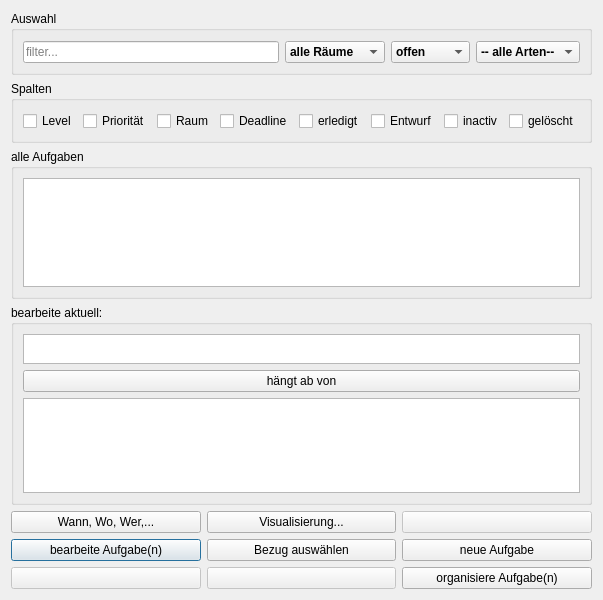
<?xml version="1.0" encoding="UTF-8"?>
<ui version="4.0">
 <class>Dialog</class>
 <widget class="QDialog" name="Dialog">
  <property name="geometry">
   <rect>
    <x>0</x>
    <y>0</y>
    <width>540</width>
    <height>580</height>
   </rect>
  </property>
  <property name="windowTitle">
   <string>Organisation</string>
  </property>
  <property name="sizeGripEnabled">
   <bool>false</bool>
  </property>
  <layout class="QVBoxLayout" name="layout">
   <item>
    <widget class="QGroupBox" name="groupBox">
     <property name="title">
      <string>Auswahl</string>
     </property>
     <layout class="QHBoxLayout" name="statusLayout">
      <property name="topMargin">
       <number>10</number>
      </property>
      <item>
       <widget class="QLineEdit" name="field_filter">
        <property name="toolTip">
         <string/>
        </property>
        <property name="inputMask">
         <string/>
        </property>
        <property name="text">
         <string/>
        </property>
        <property name="maxLength">
         <number>32767</number>
        </property>
        <property name="frame">
         <bool>true</bool>
        </property>
        <property name="dragEnabled">
         <bool>true</bool>
        </property>
        <property name="placeholderText">
         <string>filter...</string>
        </property>
        <property name="cursorMoveStyle">
         <enum>Qt::LogicalMoveStyle</enum>
        </property>
        <property name="clearButtonEnabled">
         <bool>true</bool>
        </property>
       </widget>
      </item>
      <item>
       <widget class="QComboBox" name="space">
        <property name="sizePolicy">
         <sizepolicy hsizetype="Preferred" vsizetype="Fixed">
          <horstretch>0</horstretch>
          <verstretch>0</verstretch>
         </sizepolicy>
        </property>
        <property name="minimumSize">
         <size>
          <width>100</width>
          <height>0</height>
         </size>
        </property>
        <property name="font">
         <font>
          <weight>75</weight>
          <bold>true</bold>
         </font>
        </property>
        <property name="toolTip">
         <string>Raum</string>
        </property>
        <property name="editable">
         <bool>false</bool>
        </property>
        <property name="currentText">
         <string>alle Räume</string>
        </property>
        <property name="currentIndex">
         <number>0</number>
        </property>
        <property name="maxVisibleItems">
         <number>12</number>
        </property>
        <item>
         <property name="text">
          <string>alle Räume</string>
         </property>
        </item>
       </widget>
      </item>
      <item>
       <widget class="QComboBox" name="status">
        <property name="font">
         <font>
          <weight>75</weight>
          <bold>true</bold>
         </font>
        </property>
        <property name="toolTip">
         <string>Status</string>
        </property>
        <item>
         <property name="text">
          <string>offen</string>
         </property>
        </item>
        <item>
         <property name="text">
          <string>Entwurf</string>
         </property>
        </item>
        <item>
         <property name="text">
          <string>inaktiv</string>
         </property>
        </item>
        <item>
         <property name="text">
          <string>erledigt</string>
         </property>
        </item>
        <item>
         <property name="text">
          <string>gelöscht</string>
         </property>
        </item>
        <item>
         <property name="text">
          <string>-- alles --</string>
         </property>
        </item>
       </widget>
      </item>
      <item>
       <widget class="QComboBox" name="ilk">
        <property name="font">
         <font>
          <weight>75</weight>
          <italic>false</italic>
          <bold>true</bold>
         </font>
        </property>
        <property name="toolTip">
         <string>Art</string>
        </property>
        <item>
         <property name="text">
          <string>-- alle Arten--</string>
         </property>
        </item>
        <item>
         <property name="text">
          <string>Aufgabe</string>
         </property>
        </item>
        <item>
         <property name="text">
          <string>Gewohnheit</string>
         </property>
        </item>
        <item>
         <property name="text">
          <string>Tradition</string>
         </property>
        </item>
        <item>
         <property name="text">
          <string>Routine</string>
         </property>
        </item>
       </widget>
      </item>
     </layout>
    </widget>
   </item>
   <item>
    <widget class="QGroupBox" name="horizontalGroupBox">
     <property name="title">
      <string>Spalten</string>
     </property>
     <layout class="QHBoxLayout" name="horizontalLayout">
      <property name="topMargin">
       <number>10</number>
      </property>
      <item>
       <widget class="QCheckBox" name="check_level">
        <property name="text">
         <string>Level</string>
        </property>
       </widget>
      </item>
      <item>
       <widget class="QCheckBox" name="check_priority">
        <property name="text">
         <string>Priorität</string>
        </property>
       </widget>
      </item>
      <item>
       <widget class="QCheckBox" name="check_space">
        <property name="text">
         <string>Raum</string>
        </property>
       </widget>
      </item>
      <item>
       <widget class="QCheckBox" name="check_deadline">
        <property name="text">
         <string>Deadline</string>
        </property>
       </widget>
      </item>
      <item>
       <widget class="QCheckBox" name="check_done">
        <property name="text">
         <string>erledigt</string>
        </property>
       </widget>
      </item>
      <item>
       <widget class="QCheckBox" name="check_draft">
        <property name="text">
         <string>Entwurf</string>
        </property>
       </widget>
      </item>
      <item>
       <widget class="QCheckBox" name="check_inactive">
        <property name="text">
         <string>inactiv</string>
        </property>
       </widget>
      </item>
      <item>
       <widget class="QCheckBox" name="check_deleted">
        <property name="text">
         <string>gelöscht</string>
        </property>
       </widget>
      </item>
     </layout>
    </widget>
   </item>
   <item>
    <widget class="QGroupBox" name="groupBox_2">
     <property name="sizePolicy">
      <sizepolicy hsizetype="Preferred" vsizetype="MinimumExpanding">
       <horstretch>0</horstretch>
       <verstretch>20</verstretch>
      </sizepolicy>
     </property>
     <property name="minimumSize">
      <size>
       <width>0</width>
       <height>150</height>
      </size>
     </property>
     <property name="title">
      <string>alle Aufgaben</string>
     </property>
     <layout class="QVBoxLayout" name="verticalLayout_2">
      <item>
       <widget class="QTableWidget" name="tasks_table">
        <property name="sizePolicy">
         <sizepolicy hsizetype="Preferred" vsizetype="Expanding">
          <horstretch>1</horstretch>
          <verstretch>20</verstretch>
         </sizepolicy>
        </property>
        <property name="minimumSize">
         <size>
          <width>0</width>
          <height>50</height>
         </size>
        </property>
        <property name="font">
         <font>
          <family>Segoe UI</family>
          <weight>75</weight>
          <bold>true</bold>
         </font>
        </property>
        <property name="autoFillBackground">
         <bool>false</bool>
        </property>
        <property name="styleSheet">
         <string notr="true"/>
        </property>
        <property name="midLineWidth">
         <number>0</number>
        </property>
        <property name="verticalScrollBarPolicy">
         <enum>Qt::ScrollBarAsNeeded</enum>
        </property>
        <property name="horizontalScrollBarPolicy">
         <enum>Qt::ScrollBarAlwaysOff</enum>
        </property>
        <property name="sizeAdjustPolicy">
         <enum>QAbstractScrollArea::AdjustToContents</enum>
        </property>
        <property name="autoScroll">
         <bool>true</bool>
        </property>
        <property name="editTriggers">
         <set>QAbstractItemView::NoEditTriggers</set>
        </property>
        <property name="tabKeyNavigation">
         <bool>true</bool>
        </property>
        <property name="showDropIndicator" stdset="0">
         <bool>true</bool>
        </property>
        <property name="dragEnabled">
         <bool>true</bool>
        </property>
        <property name="dragDropOverwriteMode">
         <bool>false</bool>
        </property>
        <property name="dragDropMode">
         <enum>QAbstractItemView::DragOnly</enum>
        </property>
        <property name="defaultDropAction">
         <enum>Qt::IgnoreAction</enum>
        </property>
        <property name="alternatingRowColors">
         <bool>true</bool>
        </property>
        <property name="selectionMode">
         <enum>QAbstractItemView::ExtendedSelection</enum>
        </property>
        <property name="selectionBehavior">
         <enum>QAbstractItemView::SelectRows</enum>
        </property>
        <property name="textElideMode">
         <enum>Qt::ElideMiddle</enum>
        </property>
        <property name="horizontalScrollMode">
         <enum>QAbstractItemView::ScrollPerPixel</enum>
        </property>
        <property name="showGrid">
         <bool>false</bool>
        </property>
        <property name="sortingEnabled">
         <bool>true</bool>
        </property>
        <property name="wordWrap">
         <bool>false</bool>
        </property>
        <property name="cornerButtonEnabled">
         <bool>false</bool>
        </property>
        <property name="columnCount">
         <number>0</number>
        </property>
        <attribute name="horizontalHeaderCascadingSectionResizes">
         <bool>true</bool>
        </attribute>
        <attribute name="horizontalHeaderDefaultSectionSize">
         <number>100</number>
        </attribute>
        <attribute name="horizontalHeaderMinimumSectionSize">
         <number>5</number>
        </attribute>
        <attribute name="horizontalHeaderStretchLastSection">
         <bool>true</bool>
        </attribute>
        <attribute name="verticalHeaderVisible">
         <bool>true</bool>
        </attribute>
        <attribute name="verticalHeaderCascadingSectionResizes">
         <bool>false</bool>
        </attribute>
        <attribute name="verticalHeaderHighlightSections">
         <bool>true</bool>
        </attribute>
        <attribute name="verticalHeaderShowSortIndicator" stdset="0">
         <bool>false</bool>
        </attribute>
        <attribute name="verticalHeaderStretchLastSection">
         <bool>false</bool>
        </attribute>
       </widget>
      </item>
     </layout>
    </widget>
   </item>
   <item>
    <widget class="QGroupBox" name="groupBox_3">
     <property name="sizePolicy">
      <sizepolicy hsizetype="Preferred" vsizetype="MinimumExpanding">
       <horstretch>0</horstretch>
       <verstretch>20</verstretch>
      </sizepolicy>
     </property>
     <property name="minimumSize">
      <size>
       <width>0</width>
       <height>200</height>
      </size>
     </property>
     <property name="title">
      <string>bearbeite aktuell:</string>
     </property>
     <property name="flat">
      <bool>false</bool>
     </property>
     <property name="checkable">
      <bool>false</bool>
     </property>
     <layout class="QVBoxLayout" name="verticalLayout">
      <item>
       <widget class="QTableWidget" name="concerned_task_table">
        <property name="enabled">
         <bool>true</bool>
        </property>
        <property name="sizePolicy">
         <sizepolicy hsizetype="Preferred" vsizetype="Fixed">
          <horstretch>1</horstretch>
          <verstretch>0</verstretch>
         </sizepolicy>
        </property>
        <property name="maximumSize">
         <size>
          <width>16777215</width>
          <height>30</height>
         </size>
        </property>
        <property name="autoFillBackground">
         <bool>false</bool>
        </property>
        <property name="frameShadow">
         <enum>QFrame::Raised</enum>
        </property>
        <property name="horizontalScrollBarPolicy">
         <enum>Qt::ScrollBarAlwaysOff</enum>
        </property>
        <property name="sizeAdjustPolicy">
         <enum>QAbstractScrollArea::AdjustToContentsOnFirstShow</enum>
        </property>
        <property name="autoScroll">
         <bool>false</bool>
        </property>
        <property name="editTriggers">
         <set>QAbstractItemView::NoEditTriggers</set>
        </property>
        <property name="tabKeyNavigation">
         <bool>false</bool>
        </property>
        <property name="showDropIndicator" stdset="0">
         <bool>false</bool>
        </property>
        <property name="dragDropOverwriteMode">
         <bool>false</bool>
        </property>
        <property name="dragDropMode">
         <enum>QAbstractItemView::NoDragDrop</enum>
        </property>
        <property name="alternatingRowColors">
         <bool>false</bool>
        </property>
        <property name="selectionMode">
         <enum>QAbstractItemView::NoSelection</enum>
        </property>
        <property name="selectionBehavior">
         <enum>QAbstractItemView::SelectRows</enum>
        </property>
        <property name="textElideMode">
         <enum>Qt::ElideMiddle</enum>
        </property>
        <property name="horizontalScrollMode">
         <enum>QAbstractItemView::ScrollPerPixel</enum>
        </property>
        <property name="showGrid">
         <bool>false</bool>
        </property>
        <property name="sortingEnabled">
         <bool>true</bool>
        </property>
        <property name="wordWrap">
         <bool>false</bool>
        </property>
        <property name="cornerButtonEnabled">
         <bool>false</bool>
        </property>
        <property name="rowCount">
         <number>1</number>
        </property>
        <property name="columnCount">
         <number>1</number>
        </property>
        <attribute name="horizontalHeaderVisible">
         <bool>false</bool>
        </attribute>
        <attribute name="horizontalHeaderDefaultSectionSize">
         <number>0</number>
        </attribute>
        <attribute name="horizontalHeaderHighlightSections">
         <bool>false</bool>
        </attribute>
        <attribute name="horizontalHeaderMinimumSectionSize">
         <number>0</number>
        </attribute>
        <attribute name="horizontalHeaderShowSortIndicator" stdset="0">
         <bool>false</bool>
        </attribute>
        <attribute name="verticalHeaderVisible">
         <bool>false</bool>
        </attribute>
        <attribute name="verticalHeaderDefaultSectionSize">
         <number>30</number>
        </attribute>
        <attribute name="verticalHeaderHighlightSections">
         <bool>false</bool>
        </attribute>
        <attribute name="verticalHeaderMinimumSectionSize">
         <number>0</number>
        </attribute>
        <row/>
        <column/>
       </widget>
      </item>
      <item>
       <widget class="QPushButton" name="relationship_button">
        <property name="text">
         <string>hängt ab von</string>
        </property>
        <property name="icon">
         <iconset>
          <normaloff>../extra/arrow-down.svg</normaloff>../extra/arrow-down.svg</iconset>
        </property>
        <property name="checkable">
         <bool>false</bool>
        </property>
        <property name="autoExclusive">
         <bool>false</bool>
        </property>
       </widget>
      </item>
      <item>
       <widget class="QTableWidget" name="sub_sup_tasks_table">
        <property name="sizePolicy">
         <sizepolicy hsizetype="Preferred" vsizetype="MinimumExpanding">
          <horstretch>1</horstretch>
          <verstretch>20</verstretch>
         </sizepolicy>
        </property>
        <property name="minimumSize">
         <size>
          <width>0</width>
          <height>20</height>
         </size>
        </property>
        <property name="horizontalScrollBarPolicy">
         <enum>Qt::ScrollBarAlwaysOff</enum>
        </property>
        <property name="sizeAdjustPolicy">
         <enum>QAbstractScrollArea::AdjustToContents</enum>
        </property>
        <property name="editTriggers">
         <set>QAbstractItemView::NoEditTriggers</set>
        </property>
        <property name="dragEnabled">
         <bool>true</bool>
        </property>
        <property name="dragDropOverwriteMode">
         <bool>false</bool>
        </property>
        <property name="dragDropMode">
         <enum>QAbstractItemView::DragDrop</enum>
        </property>
        <property name="defaultDropAction">
         <enum>Qt::IgnoreAction</enum>
        </property>
        <property name="alternatingRowColors">
         <bool>true</bool>
        </property>
        <property name="selectionBehavior">
         <enum>QAbstractItemView::SelectRows</enum>
        </property>
        <property name="textElideMode">
         <enum>Qt::ElideMiddle</enum>
        </property>
        <property name="horizontalScrollMode">
         <enum>QAbstractItemView::ScrollPerPixel</enum>
        </property>
        <property name="showGrid">
         <bool>false</bool>
        </property>
        <property name="sortingEnabled">
         <bool>true</bool>
        </property>
        <property name="wordWrap">
         <bool>false</bool>
        </property>
        <property name="cornerButtonEnabled">
         <bool>false</bool>
        </property>
        <attribute name="horizontalHeaderVisible">
         <bool>true</bool>
        </attribute>
        <attribute name="horizontalHeaderCascadingSectionResizes">
         <bool>true</bool>
        </attribute>
        <attribute name="horizontalHeaderHighlightSections">
         <bool>true</bool>
        </attribute>
        <attribute name="horizontalHeaderMinimumSectionSize">
         <number>5</number>
        </attribute>
        <attribute name="horizontalHeaderShowSortIndicator" stdset="0">
         <bool>true</bool>
        </attribute>
        <attribute name="horizontalHeaderStretchLastSection">
         <bool>true</bool>
        </attribute>
       </widget>
      </item>
     </layout>
    </widget>
   </item>
   <item>
    <layout class="QGridLayout" name="buttonLayout">
     <property name="topMargin">
      <number>0</number>
     </property>
     <item row="2" column="1">
      <widget class="QPushButton" name="button4">
       <property name="enabled">
        <bool>true</bool>
       </property>
       <property name="text">
        <string>bearbeite Aufgabe(n)</string>
       </property>
       <property name="shortcut">
        <string>4</string>
       </property>
       <property name="autoDefault">
        <bool>true</bool>
       </property>
       <property name="default">
        <bool>true</bool>
       </property>
      </widget>
     </item>
     <item row="3" column="2">
      <widget class="QPushButton" name="button2">
       <property name="enabled">
        <bool>false</bool>
       </property>
       <property name="sizePolicy">
        <sizepolicy hsizetype="MinimumExpanding" vsizetype="Minimum">
         <horstretch>0</horstretch>
         <verstretch>0</verstretch>
        </sizepolicy>
       </property>
       <property name="text">
        <string/>
       </property>
      </widget>
     </item>
     <item row="2" column="2">
      <widget class="QPushButton" name="button5">
       <property name="enabled">
        <bool>true</bool>
       </property>
       <property name="sizePolicy">
        <sizepolicy hsizetype="MinimumExpanding" vsizetype="Minimum">
         <horstretch>0</horstretch>
         <verstretch>0</verstretch>
        </sizepolicy>
       </property>
       <property name="text">
        <string>Bezug auswählen</string>
       </property>
       <property name="shortcut">
        <string>5</string>
       </property>
      </widget>
     </item>
     <item row="3" column="1">
      <widget class="QPushButton" name="button1">
       <property name="enabled">
        <bool>false</bool>
       </property>
       <property name="sizePolicy">
        <sizepolicy hsizetype="MinimumExpanding" vsizetype="Minimum">
         <horstretch>0</horstretch>
         <verstretch>0</verstretch>
        </sizepolicy>
       </property>
       <property name="text">
        <string/>
       </property>
       <property name="shortcut">
        <string>1</string>
       </property>
      </widget>
     </item>
     <item row="1" column="1">
      <widget class="QPushButton" name="button7">
       <property name="enabled">
        <bool>true</bool>
       </property>
       <property name="sizePolicy">
        <sizepolicy hsizetype="MinimumExpanding" vsizetype="Minimum">
         <horstretch>0</horstretch>
         <verstretch>0</verstretch>
        </sizepolicy>
       </property>
       <property name="text">
        <string>Wann, Wo, Wer,...</string>
       </property>
       <property name="shortcut">
        <string>7</string>
       </property>
      </widget>
     </item>
     <item row="1" column="2">
      <widget class="QPushButton" name="button8">
       <property name="enabled">
        <bool>true</bool>
       </property>
       <property name="sizePolicy">
        <sizepolicy hsizetype="MinimumExpanding" vsizetype="Minimum">
         <horstretch>0</horstretch>
         <verstretch>0</verstretch>
        </sizepolicy>
       </property>
       <property name="text">
        <string>Visualisierung...</string>
       </property>
       <property name="shortcut">
        <string>8</string>
       </property>
      </widget>
     </item>
     <item row="1" column="3">
      <widget class="QPushButton" name="button9">
       <property name="enabled">
        <bool>false</bool>
       </property>
       <property name="sizePolicy">
        <sizepolicy hsizetype="MinimumExpanding" vsizetype="Minimum">
         <horstretch>0</horstretch>
         <verstretch>0</verstretch>
        </sizepolicy>
       </property>
       <property name="text">
        <string/>
       </property>
       <property name="shortcut">
        <string>9</string>
       </property>
       <property name="checkable">
        <bool>false</bool>
       </property>
      </widget>
     </item>
     <item row="3" column="3">
      <widget class="QPushButton" name="button3">
       <property name="enabled">
        <bool>true</bool>
       </property>
       <property name="sizePolicy">
        <sizepolicy hsizetype="MinimumExpanding" vsizetype="Minimum">
         <horstretch>0</horstretch>
         <verstretch>0</verstretch>
        </sizepolicy>
       </property>
       <property name="text">
        <string>organisiere Aufgabe(n)</string>
       </property>
       <property name="shortcut">
        <string>3</string>
       </property>
      </widget>
     </item>
     <item row="2" column="3">
      <widget class="QPushButton" name="button6">
       <property name="enabled">
        <bool>true</bool>
       </property>
       <property name="sizePolicy">
        <sizepolicy hsizetype="MinimumExpanding" vsizetype="Minimum">
         <horstretch>0</horstretch>
         <verstretch>0</verstretch>
        </sizepolicy>
       </property>
       <property name="text">
        <string>neue Aufgabe</string>
       </property>
       <property name="shortcut">
        <string>6</string>
       </property>
      </widget>
     </item>
    </layout>
   </item>
  </layout>
 </widget>
 <resources/>
 <connections/>
</ui>
